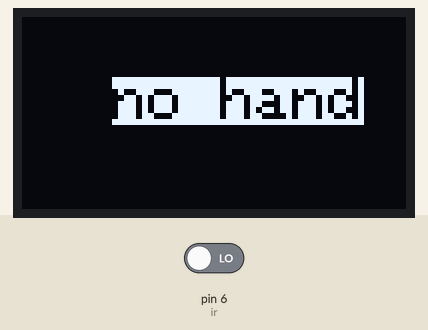
Recording of a sketch running on a simulated Arduino Uno, built with avr-gcc and run on an emulated ATmega328P. Parts: 128×64 one-colour display. The test bench sets the inputs (shaded band); at power-on: pin 6 (ir) LOW.

Above: at 4.8 s.
4.9 s: pin 6 (ir) driven HIGH
At 6.6 s:
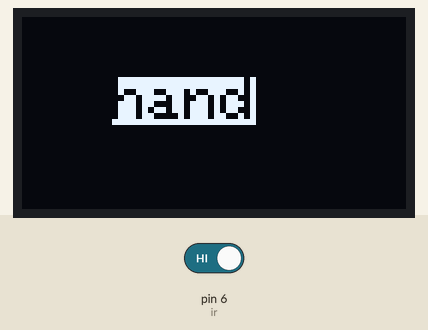
7.6 s: pin 6 (ir) driven LOW
At 9.1 s:
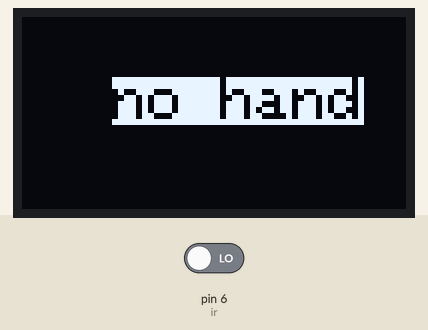
Timing chart, 0 to 10.6 s (numbered marks = the images above; inputs shaded):
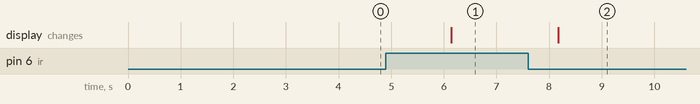

Measured:
- after the input at 4.9 s, the display: changes after 1.2 s (image 1)
- after the input at 7.6 s, the display: changes after 0.57 s (image 2)

The sketch:

oled_ir_dec16b.ino
```cpp
#include<Wire.h>//i2c comm
#include <Adafruit_GFX.h>//pixel
#include<Adafruit_SSD1306.h>//oled driver , send to oled via i2c
int width=128;
int height=64;
int addr=0x3C;int ir=6;

Adafruit_SSD1306 conf(width, height,&Wire);//&wire reference to I²C bus

void setup() {
//reset pin of oled will reset from the begin (-1 skip the reset pin )
Wire.begin();//i2c
conf.begin(SSD1306_SWITCHCAPVCC,addr);//SSD1306_SWITCHCAPVCC powered internally
pinMode(ir,INPUT);

}

void loop() {

 conf.clearDisplay();
 conf.setTextSize(2);//font max 11 one cha
 conf.setCursor(0,0);
 conf.setTextColor(BLACK,WHITE);
 irf();
  ///conf.setTextColor(SSD1306_WHITE);

 //conf.println("Oledddddddddddd");
 //conf.startscrolldiagright(0,4);//page


  //conf.clearDisplay();
 //conf.setCursor(55,0);

 //conf.setTextColor(INVERSE);
  //conf.println("OLED");
 //conf.setCursor(0,20);

  //conf.setTextColor(conf.color565(255,100,0)); //
  //conf.println("red");//write

  /*******bit
  uint8_t face[]= {
  0b00000111, 0b11100000,
  0b00000111, 0b11100000,
  0b00000111, 0b11100000,
  0b00000111, 0b11100000,

  0b00000111, 0b11100000,
  0b00000111, 0b11100000,
  0b00000111, 0b11100000,
  0b00000111, 0b11100000,

  0b11111111, 0b11111111,
  0b01111111, 0b11111110,
  0b00111111, 0b11111100,
  0b00011111, 0b11111000,
  0b00001111, 0b11110000,
  0b00000111, 0b11100000,
  0b00000011, 0b10000000,
  0b00000001, 0b00000000
};

// void drawBitmap(int16_t x, int16_t y, uint8_t *bitmap, int16_t w, int16_t h,uint16_t color);
//x col , y row
conf.fillScreen(0);
for(int i=1;i<10;i++) {

conf.clearDisplay();
conf.drawCircleHelper(60, 30, 30,i,1);//circle arc
conf. fillCircle(60, 30, 20, 1);
conf.drawBitmap(50,20,face,16,16,0);
conf.display();

delay(1000);

}
bit*/
//x=rigt,y=down
//conf. drawCircle(60, 30, 30, 0);

/*right
 for (int x =0 ; x <width ; x++) {
    conf.clearDisplay();
    conf.setCursor(x, 10);   //moving crusor
    conf.print("RIGHT");
    conf.display();
    delay(30);
  }
//

//left scrolling
 for (int x =width; x >0; x--) {
    conf.clearDisplay();
    conf.setCursor(x, 20);   //moving crusor
    conf.print("left");
    conf.display();
    delay(30);
  }
*/

}
void irf(){
  int v =digitalRead(ir);
  if(v==HIGH){
    conf.clearDisplay();
    conf.setCursor(30, 20);   //moving crusor
    conf.print("hand");
    conf.display();
    delay(2000);
  }
  else{
     conf.clearDisplay();
    conf.setCursor(30, 20);   //moving crusor
    conf.print("no hand");
    conf.display();
    delay(2000);

  }
}
```
